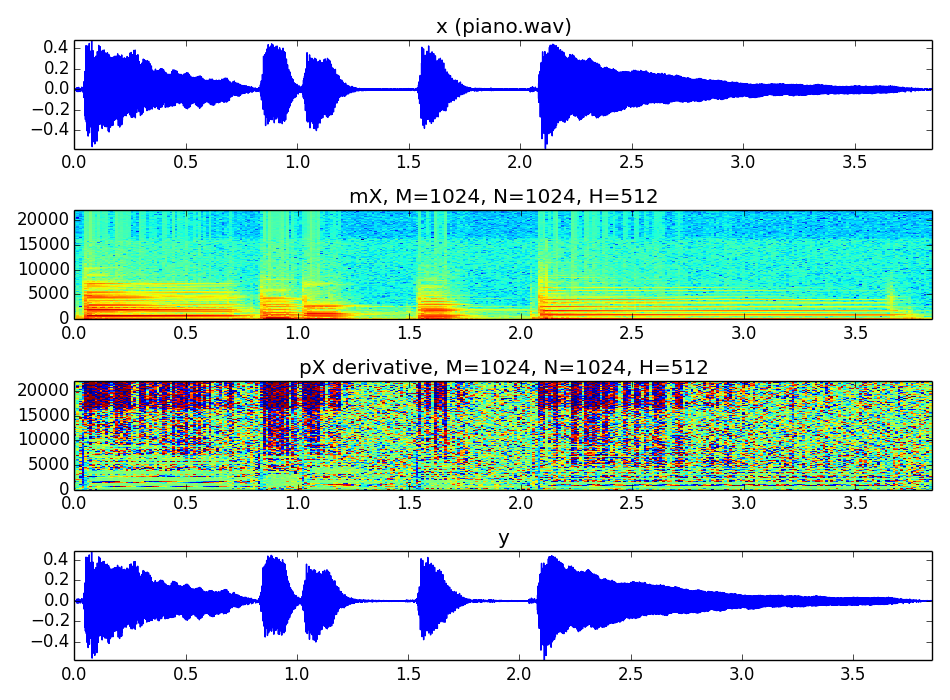

Write Python code to recreate this figure.
import numpy as np
import time, os, sys

sys.path.append(os.path.join(os.path.dirname(os.path.realpath(__file__)), '../../../software/models/'))

import stft as STFT
import utilFunctions as UF
import matplotlib.pyplot as plt
from scipy.signal import hamming


(fs, x) = UF.wavread('../../../sounds/piano.wav')
w = np.hamming(1024)
N = 1024
H = 512
mX, pX = STFT.stftAnal(x, fs, w, N, H)
y = STFT.stftSynth(mX, pX, w.size, H)

plt.figure(1, figsize=(9.5, 7))
plt.subplot(411)
plt.plot(np.arange(x.size)/float(fs), x, 'b')
plt.title('x (piano.wav)')
plt.axis([0,x.size/float(fs),min(x),max(x)])

plt.subplot(412)
numFrames = int(mX[:,0].size)
frmTime = H*np.arange(numFrames)/float(fs)                             
binFreq = np.arange(N/2)*float(fs)/N                         
plt.pcolormesh(frmTime, binFreq, np.transpose(mX))
plt.title('mX, M=1024, N=1024, H=512')
plt.autoscale(tight=True)

plt.subplot(413)
numFrames = int(pX[:,0].size)
frmTime = H*np.arange(numFrames)/float(fs)                             
binFreq = np.arange(N/2)*float(fs)/N                         
plt.pcolormesh(frmTime, binFreq, np.diff(np.transpose(pX),axis=0))
plt.title('pX derivative, M=1024, N=1024, H=512')
plt.autoscale(tight=True)

plt.subplot(414)
plt.plot(np.arange(y.size)/float(fs), y,'b')
plt.axis([0,y.size/float(fs),min(y),max(y)])
plt.title('y')

plt.tight_layout()
plt.savefig('stft-system.png')
UF.wavwrite(y, fs, 'piano-stft.wav')
plt.show()
  
  
  
